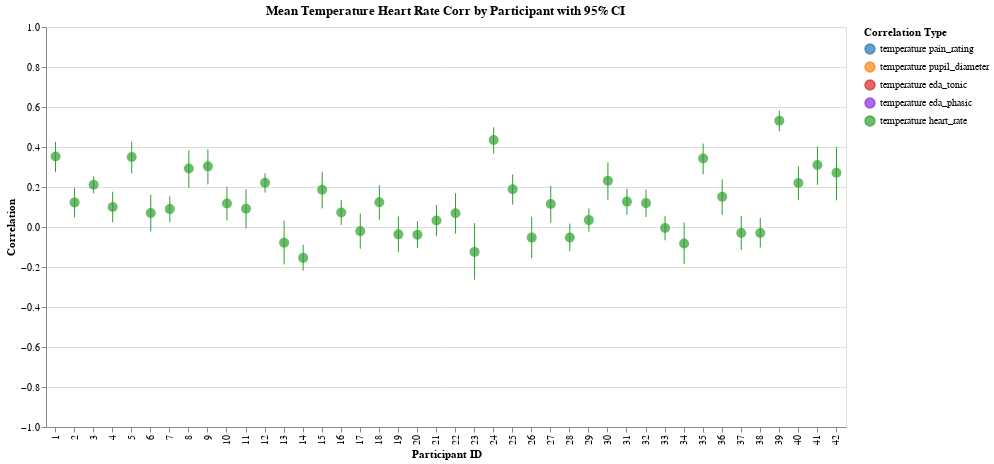

Notebook code cell kept with this figure:
### Markdown cell above
## Temperature / Heartrate

### Code cell
col1, col2 = "temperature", "heart_rate"

corr_by_trial = calculate_correlations_by_trial(df, col1, col2)
corr_by_participant = aggregate_correlations_fisher_z(
    corr_by_trial, col1, col2, "participant_id", include_ci=True
)
plot_correlations_by_trial(corr_by_trial, col1, col2)
heart_rate = plot_correlations_by_participant(
    corr_by_participant, col1, col2, with_config=-False, color_map=COLORS
)
heart_rate

### Figure 1 — Vega-Lite specification as saved in the notebook (floating-point values rounded to 4 significant figures)
{"config": {"view": {"continuousWidth": 300, "continuousHeight": 300}}, "layer": [{"mark": {"type": "rule"}, "encoding": {"color": {"field": "correlation_type", "legend": {"labelExpr": "replace(replace(datum.label, '_corr', ''), '_', ' ')", "title": "Correlation Type"}, "scale": {"domain": ["temperature_pain_rating_corr", "temperature_pupil_diameter_corr", "temperature_eda_tonic_corr", "temperature_eda_phasic_corr", "temperature_heart_rate_corr"], "range": ["#1f77b4", "#ff7f0e", "#d62728", "#8a2be2", "#2ca02c"]}, "type": "nominal"}, "x": {"axis": {"title": "Participant ID"}, "field": "participant_id", "type": "ordinal"}, "y": {"axis": {"title": "Correlation"}, "field": "participant_id_temperature_heart_rate_corr_ci_lower", "scale": {"domain": [-1, 1]}, "type": "quantitative"}, "y2": {"field": "participant_id_temperature_heart_rate_corr_ci_upper"}}, "title": "Mean Temperature Heart Rate Corr by Participant with 95% CI"}, {"mark": {"type": "circle", "size": 100}, "encoding": {"color": {"field": "correlation_type", "legend": {"labelExpr": "replace(replace(datum.label, '_corr', ''), '_', ' ')", "title": "Correlation Type"}, "scale": {"domain": ["temperature_pain_rating_corr", "temperature_pupil_diameter_corr", "temperature_eda_tonic_corr", "temperature_eda_phasic_corr", "temperature_heart_rate_corr"], "range": ["#1f77b4", "#ff7f0e", "#d62728", "#8a2be2", "#2ca02c"]}, "type": "nominal"}, "tooltip": [{"field": "participant_id", "title": "Participant", "type": "nominal"}, {"field": "participant_id_temperature_heart_rate_corr_mean", "format": ".3f", "title": "Mean Correlation", "type": "quantitative"}, {"field": "participant_id_temperature_heart_rate_corr_ci_lower", "format": ".3f", "title": "CI Lower", "type": "quantitative"}, {"field": "participant_id_temperature_heart_rate_corr_ci_upper", "format": ".3f", "title": "CI Upper", "type": "quantitative"}], "x": {"axis": {"title": "Participant ID"}, "field": "participant_id", "type": "ordinal"}, "y": {"field": "participant_id_temperature_heart_rate_corr_mean", "type": "quantitative"}}, "title": "Mean Temperature Heart Rate Corr by Participant with 95% CI"}], "data": {"name": "data-3d066028ee983f0a06242b3438bc78cf"}, "height": 400, "width": 800, "$schema": "https://vega.github.io/schema/vega-lite/v5.20.1.json", "datasets": {"data-3d066028ee983f0a06242b3438bc78cf": [{"participant_id": 1, "participant_id_temperature_heart_rate_corr_mean": 0.3523, "participant_id_temperature_heart_rate_corr_ci_lower": 0.2742, "participant_id_temperature_heart_rate_corr_ci_upper": 0.4259, "correlation_type": "temperature_heart_rate_corr"}, {"participant_id": 2, "participant_id_temperature_heart_rate_corr_mean": 0.1231, "participant_id_temperature_heart_rate_corr_ci_lower": 0.04814, "participant_id_temperature_heart_rate_corr_ci_upper": 0.1966, "correlation_type": "temperature_heart_rate_corr"}, {"participant_id": 3, "participant_id_temperature_heart_rate_corr_mean": 0.2116, "participant_id_temperature_heart_rate_corr_ci_lower": 0.1686, "participant_id_temperature_heart_rate_corr_ci_upper": 0.2537, "correlation_type": "temperature_heart_rate_corr"}, {"participant_id": 4, "participant_id_temperature_heart_rate_corr_mean": 0.1004, "participant_id_temperature_heart_rate_corr_ci_lower": 0.02318, "participant_id_temperature_heart_rate_corr_ci_upper": 0.1763, "correlation_type": "temperature_heart_rate_corr"}, {"participant_id": 5, "participant_id_temperature_heart_rate_corr_mean": 0.3503, "participant_id_temperature_heart_rate_corr_ci_lower": 0.2689, "participant_id_temperature_heart_rate_corr_ci_upper": 0.4268, "correlation_type": "temperature_heart_rate_corr"}, {"participant_id": 6, "participant_id_temperature_heart_rate_corr_mean": 0.07013, "participant_id_temperature_heart_rate_corr_ci_lower": -0.02232, "participant_id_temperature_heart_rate_corr_ci_upper": 0.1614, "correlation_type": "temperature_heart_rate_corr"}, {"participant_id": 7, "participant_id_temperature_heart_rate_corr_mean": 0.08949, "participant_id_temperature_heart_rate_corr_ci_lower": 0.02382, "participant_id_temperature_heart_rate_corr_ci_upper": 0.1544, "correlation_type": "temperature_heart_rate_corr"}, {"participant_id": 8, "participant_id_temperature_heart_rate_corr_mean": 0.2924, "participant_id_temperature_heart_rate_corr_ci_lower": 0.196, "participant_id_temperature_heart_rate_corr_ci_upper": 0.3833, "correlation_type": "temperature_heart_rate_corr"}, {"participant_id": 9, "participant_id_temperature_heart_rate_corr_mean": 0.3032, "participant_id_temperature_heart_rate_corr_ci_lower": 0.2126, "participant_id_temperature_heart_rate_corr_ci_upper": 0.3887, "correlation_type": "temperature_heart_rate_corr"}, {"participant_id": 10, "participant_id_temperature_heart_rate_corr_mean": 0.1176, "participant_id_temperature_heart_rate_corr_ci_lower": 0.03293, "participant_id_temperature_heart_rate_corr_ci_upper": 0.2007, "correlation_type": "temperature_heart_rate_corr"}, {"participant_id": 11, "participant_id_temperature_heart_rate_corr_mean": 0.09129, "participant_id_temperature_heart_rate_corr_ci_lower": -0.007555, "participant_id_temperature_heart_rate_corr_ci_upper": 0.1884, "correlation_type": "temperature_heart_rate_corr"}, {"participant_id": 12, "participant_id_temperature_heart_rate_corr_mean": 0.2211, "participant_id_temperature_heart_rate_corr_ci_lower": 0.1723, "participant_id_temperature_heart_rate_corr_ci_upper": 0.2689, "correlation_type": "temperature_heart_rate_corr"}, {"participant_id": 13, "participant_id_temperature_heart_rate_corr_mean": -0.07828, "participant_id_temperature_heart_rate_corr_ci_lower": -0.1868, "participant_id_temperature_heart_rate_corr_ci_upper": 0.03213, "correlation_type": "temperature_heart_rate_corr"}, {"participant_id": 14, "participant_id_temperature_heart_rate_corr_mean": -0.1543, "participant_id_temperature_heart_rate_corr_ci_lower": -0.2181, "participant_id_temperature_heart_rate_corr_ci_upper": -0.08906, "correlation_type": "temperature_heart_rate_corr"}, {"participant_id": 15, "participant_id_temperature_heart_rate_corr_mean": 0.1859, "participant_id_temperature_heart_rate_corr_ci_lower": 0.09301, "participant_id_temperature_heart_rate_corr_ci_upper": 0.2756, "correlation_type": "temperature_heart_rate_corr"}, {"participant_id": 16, "participant_id_temperature_heart_rate_corr_mean": 0.07287, "participant_id_temperature_heart_rate_corr_ci_lower": 0.00991, "participant_id_temperature_heart_rate_corr_ci_upper": 0.1352, "correlation_type": "temperature_heart_rate_corr"}, {"participant_id": 17, "participant_id_temperature_heart_rate_corr_mean": -0.0206, "participant_id_temperature_heart_rate_corr_ci_lower": -0.1088, "participant_id_temperature_heart_rate_corr_ci_upper": 0.06791, "correlation_type": "temperature_heart_rate_corr"}, {"participant_id": 18, "participant_id_temperature_heart_rate_corr_mean": 0.1235, "participant_id_temperature_heart_rate_corr_ci_lower": 0.03649, "participant_id_temperature_heart_rate_corr_ci_upper": 0.2087, "correlation_type": "temperature_heart_rate_corr"}, {"participant_id": 19, "participant_id_temperature_heart_rate_corr_mean": -0.03671, "participant_id_temperature_heart_rate_corr_ci_lower": -0.1251, "participant_id_temperature_heart_rate_corr_ci_upper": 0.05228, "correlation_type": "temperature_heart_rate_corr"}, {"participant_id": 20, "participant_id_temperature_heart_rate_corr_mean": -0.03814, "participant_id_temperature_heart_rate_corr_ci_lower": -0.1044, "participant_id_temperature_heart_rate_corr_ci_upper": 0.02849, "correlation_type": "temperature_heart_rate_corr"}, {"participant_id": 21, "participant_id_temperature_heart_rate_corr_mean": 0.03231, "participant_id_temperature_heart_rate_corr_ci_lower": -0.04588, "participant_id_temperature_heart_rate_corr_ci_upper": 0.1101, "correlation_type": "temperature_heart_rate_corr"}, {"participant_id": 22, "participant_id_temperature_heart_rate_corr_mean": 0.0687, "participant_id_temperature_heart_rate_corr_ci_lower": -0.03298, "participant_id_temperature_heart_rate_corr_ci_upper": 0.169, "correlation_type": "temperature_heart_rate_corr"}, {"participant_id": 23, "participant_id_temperature_heart_rate_corr_mean": -0.1245, "participant_id_temperature_heart_rate_corr_ci_lower": -0.2635, "participant_id_temperature_heart_rate_corr_ci_upper": 0.01961, "correlation_type": "temperature_heart_rate_corr"}, {"participant_id": 24, "participant_id_temperature_heart_rate_corr_mean": 0.4351, "participant_id_temperature_heart_rate_corr_ci_lower": 0.3675, "participant_id_temperature_heart_rate_corr_ci_upper": 0.4982, "correlation_type": "temperature_heart_rate_corr"}, {"participant_id": 25, "participant_id_temperature_heart_rate_corr_mean": 0.1883, "participant_id_temperature_heart_rate_corr_ci_lower": 0.1122, "participant_id_temperature_heart_rate_corr_ci_upper": 0.2623, "correlation_type": "temperature_heart_rate_corr"}, {"participant_id": 26, "participant_id_temperature_heart_rate_corr_mean": -0.05308, "participant_id_temperature_heart_rate_corr_ci_lower": -0.1565, "participant_id_temperature_heart_rate_corr_ci_upper": 0.05146, "correlation_type": "temperature_heart_rate_corr"}, {"participant_id": 27, "participant_id_temperature_heart_rate_corr_mean": 0.1148, "participant_id_temperature_heart_rate_corr_ci_lower": 0.02177, "participant_id_temperature_heart_rate_corr_ci_upper": 0.2059, "correlation_type": "temperature_heart_rate_corr"}, {"participant_id": 28, "participant_id_temperature_heart_rate_corr_mean": -0.05209, "participant_id_temperature_heart_rate_corr_ci_lower": -0.1205, "participant_id_temperature_heart_rate_corr_ci_upper": 0.01678, "correlation_type": "temperature_heart_rate_corr"}, {"participant_id": 29, "participant_id_temperature_heart_rate_corr_mean": 0.03448, "participant_id_temperature_heart_rate_corr_ci_lower": -0.02379, "participant_id_temperature_heart_rate_corr_ci_upper": 0.09252, "correlation_type": "temperature_heart_rate_corr"}, {"participant_id": 30, "participant_id_temperature_heart_rate_corr_mean": 0.2314, "participant_id_temperature_heart_rate_corr_ci_lower": 0.1357, "participant_id_temperature_heart_rate_corr_ci_upper": 0.3228, "correlation_type": "temperature_heart_rate_corr"}, {"participant_id": 31, "participant_id_temperature_heart_rate_corr_mean": 0.1269, "participant_id_temperature_heart_rate_corr_ci_lower": 0.06152, "participant_id_temperature_heart_rate_corr_ci_upper": 0.1912, "correlation_type": "temperature_heart_rate_corr"}, {"participant_id": 32, "participant_id_temperature_heart_rate_corr_mean": 0.1195, "participant_id_temperature_heart_rate_corr_ci_lower": 0.05033, "participant_id_temperature_heart_rate_corr_ci_upper": 0.1876, "correlation_type": "temperature_heart_rate_corr"}, {"participant_id": 33, "participant_id_temperature_heart_rate_corr_mean": -0.005289, "participant_id_temperature_heart_rate_corr_ci_lower": -0.06647, "participant_id_temperature_heart_rate_corr_ci_upper": 0.05594, "correlation_type": "temperature_heart_rate_corr"}, {"participant_id": 34, "participant_id_temperature_heart_rate_corr_mean": -0.08275, "participant_id_temperature_heart_rate_corr_ci_lower": -0.1855, "participant_id_temperature_heart_rate_corr_ci_upper": 0.02182, "correlation_type": "temperature_heart_rate_corr"}, {"participant_id": 35, "participant_id_temperature_heart_rate_corr_mean": 0.3422, "participant_id_temperature_heart_rate_corr_ci_lower": 0.2629, "participant_id_temperature_heart_rate_corr_ci_upper": 0.4169, "correlation_type": "temperature_heart_rate_corr"}, {"participant_id": 36, "participant_id_temperature_heart_rate_corr_mean": 0.1508, "participant_id_temperature_heart_rate_corr_ci_lower": 0.06066, "participant_id_temperature_heart_rate_corr_ci_upper": 0.2385, "correlation_type": "temperature_heart_rate_corr"}, {"participant_id": 37, "participant_id_temperature_heart_rate_corr_mean": -0.03, "participant_id_temperature_heart_rate_corr_ci_lower": -0.115, "participant_id_temperature_heart_rate_corr_ci_upper": 0.05547, "correlation_type": "temperature_heart_rate_corr"}, {"participant_id": 38, "participant_id_temperature_heart_rate_corr_mean": -0.02959, "participant_id_temperature_heart_rate_corr_ci_lower": -0.103, "participant_id_temperature_heart_rate_corr_ci_upper": 0.04413, "correlation_type": "temperature_heart_rate_corr"}, {"participant_id": 39, "participant_id_temperature_heart_rate_corr_mean": 0.5318, "participant_id_temperature_heart_rate_corr_ci_lower": 0.478, "participant_id_temperature_heart_rate_corr_ci_upper": 0.5816, "correlation_type": "temperature_heart_rate_corr"}, {"participant_id": 40, "participant_id_temperature_heart_rate_corr_mean": 0.22, "participant_id_temperature_heart_rate_corr_ci_lower": 0.1339, "participant_id_temperature_heart_rate_corr_ci_upper": 0.3028, "correlation_type": "temperature_heart_rate_corr"}, {"participant_id": 41, "participant_id_temperature_heart_rate_corr_mean": 0.3096, "participant_id_temperature_heart_rate_corr_ci_lower": 0.2103, "participant_id_temperature_heart_rate_corr_ci_upper": 0.4025, "correlation_type": "temperature_heart_rate_corr"}, {"participant_id": 42, "participant_id_temperature_heart_rate_corr_mean": 0.2716, "participant_id_temperature_heart_rate_corr_ci_lower": 0.1335, "participant_id_temperature_heart_rate_corr_ci_upper": 0.3994, "correlation_type": "temperature_heart_rate_corr"}]}}
